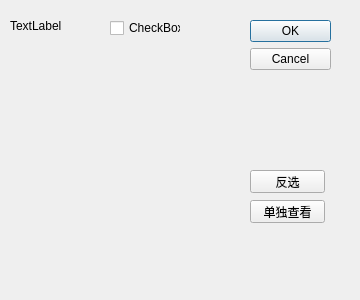
<?xml version="1.0" encoding="UTF-8"?>
<ui version="4.0">
 <class>Dialog</class>
 <widget class="QDialog" name="Dialog">
  <property name="geometry">
   <rect>
    <x>0</x>
    <y>0</y>
    <width>360</width>
    <height>300</height>
   </rect>
  </property>
  <property name="windowTitle">
   <string>Dialog</string>
  </property>
  <widget class="QDialogButtonBox" name="buttonBox">
   <property name="geometry">
    <rect>
     <x>250</x>
     <y>20</y>
     <width>81</width>
     <height>241</height>
    </rect>
   </property>
   <property name="orientation">
    <enum>Qt::Vertical</enum>
   </property>
   <property name="standardButtons">
    <set>QDialogButtonBox::Cancel|QDialogButtonBox::Ok</set>
   </property>
  </widget>
  <widget class="QLabel" name="label">
   <property name="geometry">
    <rect>
     <x>10</x>
     <y>20</y>
     <width>54</width>
     <height>12</height>
    </rect>
   </property>
   <property name="text">
    <string>TextLabel</string>
   </property>
  </widget>
  <widget class="QCheckBox" name="checkBox">
   <property name="geometry">
    <rect>
     <x>110</x>
     <y>20</y>
     <width>71</width>
     <height>16</height>
    </rect>
   </property>
   <property name="text">
    <string>CheckBox</string>
   </property>
  </widget>
  <widget class="QPushButton" name="pushButton">
   <property name="geometry">
    <rect>
     <x>250</x>
     <y>200</y>
     <width>75</width>
     <height>23</height>
    </rect>
   </property>
   <property name="text">
    <string>单独查看</string>
   </property>
  </widget>
  <widget class="QPushButton" name="pushButton_2">
   <property name="geometry">
    <rect>
     <x>250</x>
     <y>170</y>
     <width>75</width>
     <height>23</height>
    </rect>
   </property>
   <property name="text">
    <string>反选</string>
   </property>
  </widget>
 </widget>
 <resources/>
 <connections>
  <connection>
   <sender>buttonBox</sender>
   <signal>accepted()</signal>
   <receiver>Dialog</receiver>
   <slot>accept()</slot>
   <hints>
    <hint type="sourcelabel">
     <x>248</x>
     <y>254</y>
    </hint>
    <hint type="destinationlabel">
     <x>157</x>
     <y>274</y>
    </hint>
   </hints>
  </connection>
  <connection>
   <sender>buttonBox</sender>
   <signal>rejected()</signal>
   <receiver>Dialog</receiver>
   <slot>reject()</slot>
   <hints>
    <hint type="sourcelabel">
     <x>316</x>
     <y>260</y>
    </hint>
    <hint type="destinationlabel">
     <x>286</x>
     <y>274</y>
    </hint>
   </hints>
  </connection>
  <connection>
   <sender>pushButton</sender>
   <signal>clicked()</signal>
   <receiver>Dialog</receiver>
   <slot>exec()</slot>
   <hints>
    <hint type="sourcelabel">
     <x>287</x>
     <y>211</y>
    </hint>
    <hint type="destinationlabel">
     <x>179</x>
     <y>149</y>
    </hint>
   </hints>
  </connection>
  <connection>
   <sender>pushButton_2</sender>
   <signal>clicked()</signal>
   <receiver>Dialog</receiver>
   <slot>exec()</slot>
   <hints>
    <hint type="sourcelabel">
     <x>287</x>
     <y>181</y>
    </hint>
    <hint type="destinationlabel">
     <x>179</x>
     <y>149</y>
    </hint>
   </hints>
  </connection>
 </connections>
</ui>
